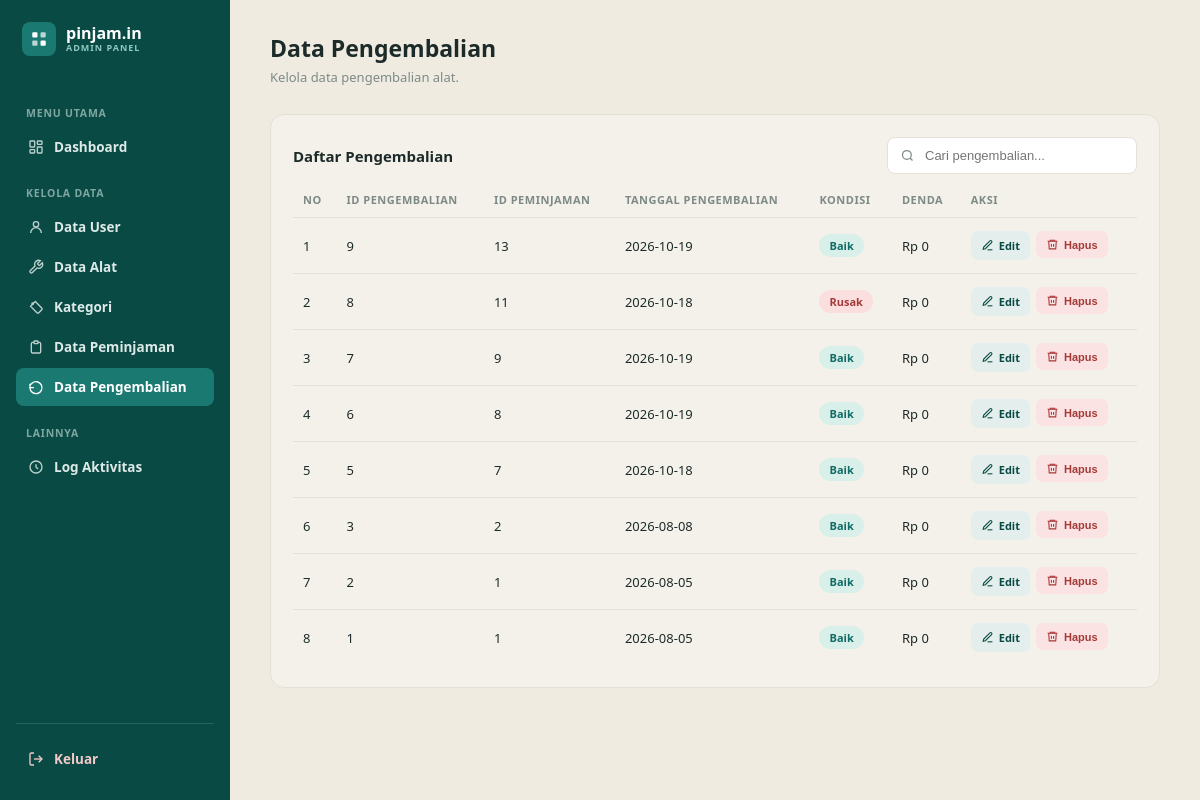
Page /View/v_pengembalian.php (signed in) on the committed database.
### tables this page shows
CREATE TABLE `pengembalian` (
  `id_pengembalian` int(11) NOT NULL,
  `id_detail` int(11) NOT NULL,
  `tanggal_kembali` date NOT NULL,
  `kondisi_kembali` varchar(50) DEFAULT NULL,
  `denda` decimal(10,2) NOT NULL DEFAULT 0.00,
  `keterangan` text DEFAULT NULL,
  `status_bayar` enum('belum_bayar','lunas') NOT NULL DEFAULT 'belum_bayar'
);

CREATE TABLE `detail_peminjaman` (
  `id_detail` int(11) NOT NULL,
  `id_peminjaman` int(11) NOT NULL,
  `id_alat` int(11) NOT NULL,
  `jumlah` int(11) NOT NULL DEFAULT 1,
  `kondisi_keluar` varchar(50) DEFAULT NULL
);

### Model/m_koneksi.php (called while the page is built, shortened)
<?php
class koneksi {
    private $host = "localhost";
    private $username = "root";
    private $pass = "";
    private $db = "pinjamin_electronic";
    function __construct()
    {
        $this->koneksi = mysqli_connect($this->host, $this->username, $this->pass, $this->db);
    }
}
?>

### Model/m_pengembalian.php (called while the page is built, shortened)
<?php
require_once __DIR__ . "/m_koneksi.php";
class m_pengembalian
{
    private $db;
    public function __construct()
    {
        $koneksi = new koneksi();
        $this->db = $koneksi->koneksi;
    }
    public function tampil_data()
    {
        $sql = "SELECT pg.*,
                       dp.id_peminjaman,
                       dp.id_alat,
                       dp.jumlah,
                       a.nama_alat,
                       p.tanggal_kembali_rencana,
                       p.tanggal_pengajuan
                FROM pengembalian pg
                JOIN detail_peminjaman dp ON pg.id_detail = dp.id_detail
                JOIN alat a ON dp.id_alat = a.id_alat
                JOIN peminjaman p ON dp.id_peminjaman = p.id_peminjaman
                ORDER BY pg.id_pengembalian DESC";
        $result = mysqli_query($this->db, $sql);
        return $result ? mysqli_fetch_all($result, MYSQLI_ASSOC) : [];
    }
}
?>

### View/v_pengembalian.php (the view, shortened to what this page needs)
<?php
include_once __DIR__ . '/../Model/m_koneksi.php';
include_once __DIR__ . '/../Model/m_pengembalian.php';
$model = new m_pengembalian();
$dataPengembalian = $model->tampil_data();
function e_pengembalian($value) {
    return htmlspecialchars((string)($value ?? '-'), ENT_QUOTES, 'UTF-8');
}
?>
<!DOCTYPE html>
<html lang="id">
<head>
</head>
<body>
<div class="layout">
<aside class="sidebar">
    <div class="brand">
        <div class="logo">
            <svg viewBox="0 0 24 24" fill="none">
                <rect x="3" y="3" width="7" height="7" rx="1.5" fill="#fff"/>
                <rect x="14" y="3" width="7" height="7" rx="1.5" fill="#fff" opacity=".7"/>
                <rect x="3" y="14" width="7" height="7" rx="1.5" fill="#fff" opacity=".7"/>
                <rect x="14" y="14" width="7" height="7" rx="1.5" fill="#fff"/>
            </svg>
        </div>
        <div class="brand-text">
            <div class="name">pinjam.in</div>
            <div class="tag">ADMIN PANEL</div>
        </div>
    </div>
    <div class="nav-group-label">Menu Utama</div>
    <a class="nav-item" href="/Pinjaminn/View/v_homeadmin.php">
        <svg viewBox="0 0 24 24" fill="none" stroke="currentColor" stroke-width="2">
            <rect x="3" y="3" width="7" height="9" rx="1"/>
            <rect x="14" y="3" width="7" height="5" rx="1"/>
            <rect x="14" y="12" width="7" height="9" rx="1"/>
            <rect x="3" y="16" width="7" height="5" rx="1"/>
        </svg>
        Dashboard
    </a>
    <div class="nav-group-label">Kelola Data</div>
    <a class="nav-item" href="/Pinjaminn/View/v_user.php">
        <svg viewBox="0 0 24 24" fill="none" stroke="currentColor" stroke-width="2">
            <circle cx="12" cy="8" r="4"/>
            <path d="M4 21c0-4.4 3.6-8 8-8s8 3.6 8 8"/>
        </svg>
        Data User
    </a>
    <a class="nav-item" href="/Pinjaminn/View/v_alat.php">
        <svg viewBox="0 0 24 24" fill="none" stroke="currentColor" stroke-width="2">
            <path d="M14.7 6.3a1 1 0 0 0 0 1.4l1.6 1.6a1 1 0 0 0 1.4 0l3.77-3.77a6 6 0 0 1-7.94 7.94l-6.91 6.91a2.12 2.12 0 0 1-3-3l6.91-6.91a6 6 0 0 1 7.94-7.94l-3.76 3.76z"/>
        </svg>
        Data Alat
    </a>
    <a class="nav-item" href="/Pinjaminn/View/v_kategori.php">
        <svg viewBox="0 0 24 24" fill="none" stroke="currentColor" stroke-width="2">
            <path d="M20.59 13.41 11 3.83 3.83 11l9.58 9.59a2 2 0 0 0 2.83 0l4.35-4.35a2 2 0 0 0 0-2.83-2.83-2.83-2.83Z"/>
            <circle cx="7" cy="7" r="1"/>
        </svg>
        Kategori
    </a>
    <a class="nav-item" href="/Pinjaminn/View/v_peminjaman.php">
        <svg viewBox="0 0 24 24" fill="none" stroke="currentColor" stroke-width="2">
            <path d="M9 5H7a2 2 0 0 0-2 2v12a2 2 0 0 0 2 2h10a2 2 0 0 0 2-2V7a2 2 0 0 0-2-2h-2"/>
            <rect x="9" y="3" width="6" height="4" rx="1"/>
        </svg>
        Data Peminjaman
    </a>
    <a class="nav-item active" href="/Pinjaminn/View/v_pengembalian.php">
        <svg viewBox="0 0 24 24" fill="none" stroke="currentColor" stroke-width="2">
            <path d="M3 7v6h6"/>
            <path d="M3 13a9 9 0 1 0 3-6.7L3 9"/>
        </svg>
        Data Pengembalian
    </a>
    <div class="nav-group-label">Lainnya</div>
    <a class="nav-item" href="/Pinjaminn/View/v_log.php">
        <svg viewBox="0 0 24 24" fill="none" stroke="currentColor" stroke-width="2">
            <path d="M12 8v4l3 3"/>
            <circle cx="12" cy="12" r="9"/>
        </svg>
        Log Aktivitas
    </a>
    <div class="sidebar-footer">
        <a class="logout-btn" href="/Pinjaminn/Controller/c_logout.php"
           onclick="return confirm('Yakin ingin keluar dari aplikasi?')">
            <svg viewBox="0 0 24 24" fill="none" stroke="currentColor" stroke-width="2">
                <path d="M9 21H5a2 2 0 0 1-2-2V5a2 2 0 0 1 2-2h4"/>
                <path d="M16 17l5-5-5-5"/>
                <path d="M21 12H9"/>
            </svg>
            Keluar
        </a>
    </div>
</aside>
<main class="main">
    <div class="topbar">
        <div>
            <h1>Data Pengembalian</h1>
            <p>Kelola data pengembalian alat.</p>
        </div>
    </div>
    <div class="panel">
        <div class="panel-header">
            <h2 class="panel-title">Daftar Pengembalian</h2>
            <div class="search-box">
                <svg viewBox="0 0 24 24" fill="none" stroke="currentColor" stroke-width="2">
                    <circle cx="11" cy="11" r="7"/>
                    <path d="m20 20-4-4"/>
                </svg>
                <input type="text" id="search" placeholder="Cari pengembalian...">
            </div>
        </div>
        <div class="table-wrapper">
            <table id="tabelPengembalian">
                <thead>
                    <tr>
                        <th>No</th>
                        <th>ID Pengembalian</th>
                        <th>ID Peminjaman</th>
                        <th>Tanggal Pengembalian</th>
                        <th>Kondisi</th>
                        <th>Denda</th>
                        <th>Aksi</th>
                    </tr>
                </thead>
                <tbody>
                <?php
                $no = 1;
                if (!empty($dataPengembalian)):
                    foreach ($dataPengembalian as $pengembalian):
                        $idPengembalian = $pengembalian['id_pengembalian'] ?? '';
                        $kondisi = strtolower(trim((string)($pengembalian['kondisi_kembali'] ?? '')));
                ?>
                    <tr>
                        <td><?= $no++ ?></td>
                        <td>
                            <?= e_pengembalian($pengembalian['id_pengembalian'] ?? '-') ?>
                        </td>
                        <td>
                            <?= e_pengembalian($pengembalian['id_peminjaman'] ?? '-') ?>
                        </td>
                        <td>
                            <?= e_pengembalian($pengembalian['tanggal_kembali'] ?? '-') ?>
                        </td>
                        <td>
                            <?php if ($kondisi === 'baik'): ?>
                                <span class="badge badge-baik">Baik</span>
                            <?php elseif (in_array($kondisi, ['rusak', 'rusak_ringan', 'rusak_berat'], true)): ?>
                                <span class="badge badge-rusak">
                                    <?= e_pengembalian($pengembalian['kondisi_kembali']) ?>
                                </span>
                            <?php elseif ($kondisi === 'hilang'): ?>
                                <span class="badge badge-hilang">Hilang</span>
                            <?php else: ?>
                                <span class="badge">
                                    <?= e_pengembalian($pengembalian['kondisi_kembali'] ?? '-') ?>
                                </span>
                            <?php endif; ?>
                        </td>
                        <td>
                            Rp <?= number_format((float)($pengembalian['denda'] ?? 0), 0, ',', '.') ?>
                        </td>
                        <td>
                            <div class="action">
                                <a
                                    href="/Pinjaminn/View/v_edit_pengembalian.php?id=<?= urlencode((string)$idPengembalian) ?>"
                                    class="btn-edit"
                                >
                                    <svg viewBox="0 0 24 24" fill="none" stroke="currentColor" stroke-width="2">
                                        <path d="M12 20h9"/>
                                        <path d="M16.5 3.5a2.1 2.1 0 0 1 3 3L8 18l-4 1 1-4Z"/>
                                    </svg>
                                    Edit
                                </a>
                                <form
                                action="/Pinjaminn/Controller/c_pengembalian.php?aksi=hapus_admin"
                                method="POST"
                                onsubmit="return confirm('Yakin ingin menghapus data pengembalian ini?')"
                                style="display: inline;"
>
                                <button type="submit" class="btn-delete">
                                   <svg viewBox="0 0 24 24" fill="none" stroke="currentColor" stroke-width="2">
                                        <path d="M3 6h18"/>
                                        <path d="M8 6V4h8v2"/>
                                        <path d="M19 6l-1 14H6L5 6"/>
                                        <path d="M10 11v5"/>
                                        <path d="M14 11v5"/>
                                    </svg>
                                    Hapus
                                </button>
                                </form>
                            </div>
                        </td>
                    </tr>
                <?php
                    endforeach;
                else:
                ?>
                    <tr class="empty-row">
                        <td colspan="7">Belum ada data pengembalian.</td>
                    </tr>
                <?php endif; ?>
                </tbody>
            </table>
        </div>
    </div>
</main>
</div>
</body>
</html>

### View/v_pengembalian.php (style rules this page uses)
:root { --cream: #f4f1ea; --cream-deep: #efebe1; --teal-dark: #0f6b64; --teal: #1a7a72; --teal-deep: #0a4a45; --ink: #1c2b29; --muted: #7d8a87; --card-border: #e4e0d6; }
* { box-sizing: border-box; }
body { margin: 0; font-family: 'Segoe UI', system-ui, -apple-system, sans-serif; background: var(--cream-deep); color: var(--ink); }
a { color: inherit; text-decoration: none; }
.layout { display: flex; min-height: 100vh; }
.sidebar { width: 230px; background: var(--teal-deep); color: #fff; display: flex; flex-direction: column; padding: 22px 16px; flex-shrink: 0; }
.brand { display: flex; align-items: center; gap: 10px; margin-bottom: 32px; padding: 0 6px; }
.brand .logo { width: 34px; height: 34px; border-radius: 8px; background: var(--teal); display: flex; align-items: center; justify-content: center; }
.brand .logo svg { width: 18px; height: 18px; }
.brand-text { line-height: 1.1; }
.brand-text .name { font-weight: 800; font-size: 16px; }
.brand-text .tag { font-size: 9px; letter-spacing: 1px; color: #8fc9c2; font-weight: 700; }
.nav-group-label { font-size: 10.5px; letter-spacing: .8px; color: #7fa7a1; font-weight: 700; margin: 18px 10px 8px; text-transform: uppercase; }
.nav-item { display: flex; align-items: center; gap: 10px; padding: 10px 12px; border-radius: 8px; font-size: 13.5px; font-weight: 600; color: #dce9e7; margin-bottom: 2px; }
.nav-item.active { background: var(--teal); color: #fff; }
.nav-item svg { width: 16px; height: 16px; flex-shrink: 0; opacity: .85; }
.nav-item.active svg { opacity: 1; }
.sidebar-footer { margin-top: auto; padding-top: 16px; border-top: 1px solid rgba(255,255,255,.12); }
.logout-btn { display: flex; align-items: center; gap: 10px; padding: 10px 12px; border-radius: 8px; font-size: 13.5px; font-weight: 700; color: #f3c9c9; }
.logout-btn svg { width: 16px; height: 16px; }
.main { flex: 1; padding: 32px 40px; min-width: 0; max-width: 1200px; }
.topbar { display: flex; align-items: center; justify-content: space-between; margin-bottom: 28px; }
.topbar h1 { font-size: 23px; font-weight: 800; margin: 0 0 4px; }
.topbar p { margin: 0; font-size: 13px; color: var(--muted); }
.panel { background: var(--cream); border: 1px solid var(--card-border); border-radius: 14px; padding: 22px; }
.panel-header { display: flex; align-items: center; justify-content: space-between; gap: 15px; margin-bottom: 18px; }
.panel-title { margin: 0; font-size: 15px; font-weight: 800; }
.search-box { display: flex; align-items: center; gap: 8px; border: 1px solid var(--card-border); background: #fff; border-radius: 8px; padding: 9px 12px; width: 250px; }
.search-box svg { width: 15px; height: 15px; flex-shrink: 0; color: var(--muted); }
.search-box input { border: none; outline: none; width: 100%; font-size: 13px; }
.table-wrapper { overflow-x: auto; }
table { width: 100%; border-collapse: collapse; }
thead th { text-align: left; font-size: 11px; text-transform: uppercase; letter-spacing: .5px; color: var(--muted); font-weight: 700; padding: 0 10px 10px; border-bottom: 1px solid var(--card-border); white-space: nowrap; }
tbody td { padding: 13px 10px; font-size: 13px; border-bottom: 1px solid var(--card-border); }
tbody tr:last-child td { border-bottom: none; }
.badge { display: inline-block; padding: 4px 10px; border-radius: 999px; font-size: 11px; font-weight: 700; }
.badge-baik { background: #d9efe9; color: #0f6b64; }
.badge-rusak { background: #fbdede; color: #a53939; }
.action { display: flex; gap: 6px; flex-wrap: wrap; }
.btn-edit, .btn-delete { display: flex; align-items: center; gap: 5px; border: none; border-radius: 7px; padding: 7px 10px; font-size: 11px; font-weight: 700; cursor: pointer; white-space: nowrap; }
.btn-edit { background: #e4efed; color: var(--teal-deep); }
.btn-delete { background: #fbe3e3; color: #a53939; }
.btn-edit svg, .btn-delete svg { width: 13px; height: 13px; flex-shrink: 0; }

### rows in the picture
pengembalian: id_pengembalian "9", id_detail.id_peminjaman "13", tanggal_kembali "2026-10-19", kondisi_kembali "Baik", denda "0"
pengembalian: id_pengembalian "8", id_detail.id_peminjaman "11", tanggal_kembali "2026-10-18", kondisi_kembali "Rusak", denda "0"
pengembalian: id_pengembalian "7", id_detail.id_peminjaman "9", tanggal_kembali "2026-10-19", kondisi_kembali "Baik", denda "0"
pengembalian: id_pengembalian "6", id_detail.id_peminjaman "8", tanggal_kembali "2026-10-19", kondisi_kembali "Baik", denda "0"
pengembalian: id_pengembalian "5", id_detail.id_peminjaman "7", tanggal_kembali "2026-10-18", kondisi_kembali "Baik", denda "0"
pengembalian: id_pengembalian "3", id_detail.id_peminjaman "2", tanggal_kembali "2026-08-08", kondisi_kembali "Baik", denda "0"
pengembalian: id_pengembalian "2", id_detail.id_peminjaman "1", tanggal_kembali "2026-08-05", kondisi_kembali "Baik", denda "0"
pengembalian: id_pengembalian "1", id_detail.id_peminjaman "1", tanggal_kembali "2026-08-05", kondisi_kembali "Baik", denda "0"
